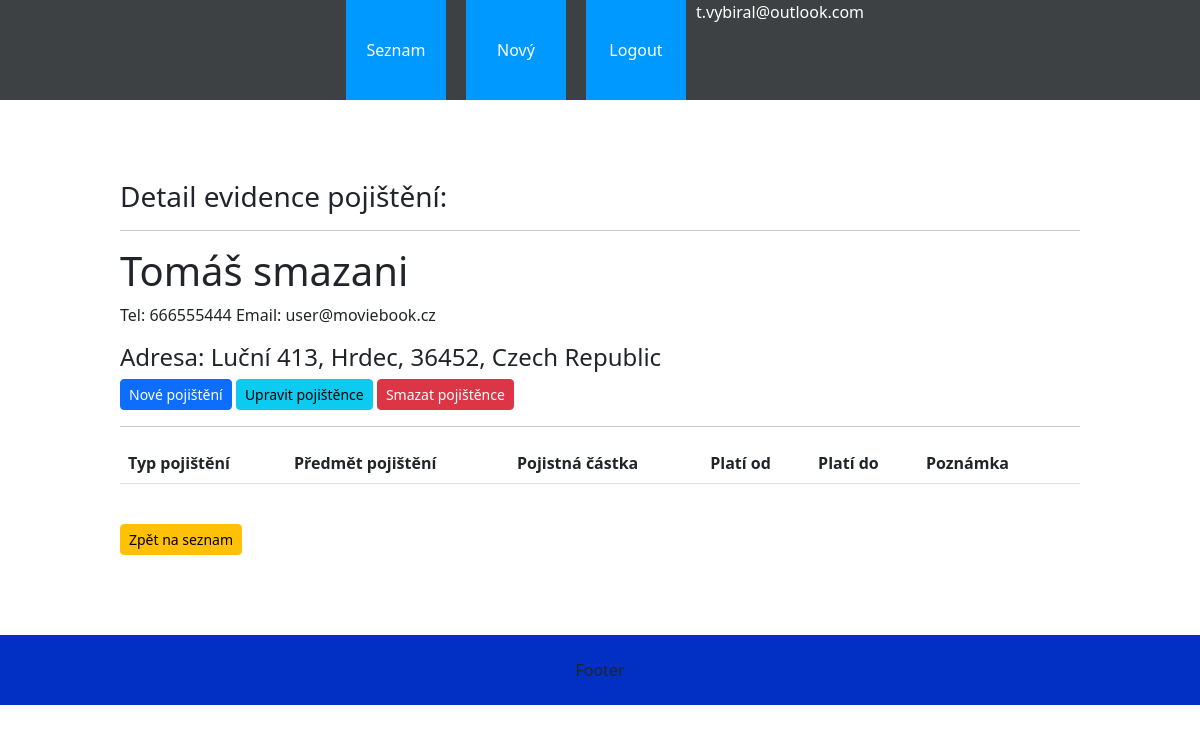
/pojistenci/pojistenec_detail/19/ (signed in), run on the app's committed database.
### pojistenci/models.py (models this page shows, shortened)
class Uzivatel(AbstractBaseUser):
    email = models.EmailField(max_length=300, unique=True)
    is_admin = models.BooleanField(default=False)
    class Meta:
        verbose_name = 'Uživatel'
        verbose_name_plural = 'Uživatelé'
    objects = UzivatelManager()
    USERNAME_FIELD = 'email'

class Pojistenec(models.Model):
    jmeno = models.CharField(max_length=200, verbose_name='Jméno')
    prijmeni = models.CharField(max_length=200, verbose_name='Příjmení')
    email = models.EmailField(max_length=200)
    telefon = models.CharField(max_length=15, verbose_name='Telefon')
    ulice_cp = models.CharField(
        max_length=200, verbose_name='Ulice a číslo popisné')
    mesto = models.CharField(max_length=100, verbose_name='Město')
    psc = models.CharField(max_length=9, verbose_name='PSČ')
    stat = models.ForeignKey(
        Stat, on_delete=models.SET_NULL, null=True, verbose_name='Stát')
    def __init__(self, *args, **kwargs):
        super(Pojistenec, self).__init__(*args, **kwargs)
    class Meta:
        verbose_name = 'Pojištěnec'
        verbose_name_plural = 'Pojištěnci'

class Stat(models.Model):
    stat = models.CharField(max_length=50)
    ordering = ['-stat']
    def __str__(self) -> str:
        return self.stat
    class Meta:
        verbose_name = 'Stát'
        verbose_name_plural = 'Státy'

### pojistenci/views.py (the view, shortened to what this page needs)
class AktualPojistenec(generic.DetailView):
    model = SeznamPojisteni
    template_name = 'pojistenci/pojistenec_detail.html'
    def get(self, request, pk):
        try:
            pojistenec = Pojistenec.objects.get(id=pk)
        except:
            return redirect('home')
        pojistky = SeznamPojisteni.objects.filter(pojistenec_id=pk)
        context = {'pojistenec':pojistenec,'pojistky':pojistky}
        return render(request, self.template_name, context)

### pojistenci/templates/pojistenci/pojistenec_detail.html (shortened to what this page needs)
{% extends 'base.html' %} {% block content %}
<h3>Detail evidence pojištění:</h3>
<hr />
<h1>{{pojistenec.jmeno}} {{pojistenec.prijmeni}}</h1>
<p>Tel: {{pojistenec.telefon}} Email: {{pojistenec.email}}</p>
<h4>
  Adresa: {{pojistenec.ulice_cp}}, {{pojistenec.mesto}}, {{pojistenec.psc}},
  {{pojistenec.stat}}
</h4>
<form method="POST">
  {% csrf_token %} {% if user.is_admin %}<a class="btn btn-primary btn-sm btn-block" href={% url 'create_pojisteni' pojistenec.id%}>Nové pojištění</a>
  <button class="btn btn-sm btn-info"  name="edit">
    Upravit pojištěnce
  </button>
  <button class="btn btn-sm btn-danger" name="delete">Smazat pojištěnce</button>{% endif %}
</form>
<hr />
<table class="table table-hover">
  <tr>
    <th>Typ pojištění</th>
    <th>Předmět pojištění</th>
    <th>Pojistná částka</th>
    <th>Platí od</th>
    <th>Platí do</th>
    <th>Poznámka</th>
    <th></th>
  </tr>
</table>
<br>
<a class="btn btn-sm btn-warning" href="{% url 'home' %}">Zpět na seznam</a>
{% endblock %}

### pojistenci/templates/base.html (shortened to what this page needs)
<!DOCTYPE html>
<html lang="cs">
<head>
    {% load static %}
    <link rel="stylesheet" href="{% static 'css/style.css' %}" type="text/css">
    <link rel="stylesheet" href="{% static 'css/bootstrap.min.css' %}" type = "text/css"/>
</head>
<body>
    <nav>
        <div class="flex_box">
            <div class="nav_item"><a href={% url "home" %}>Seznam pojištěnců</a></div>
            {% if user.is_admin %}<div class="nav_item"><a href={% url "novy_pojistenec" %}>Nový pojištěnec</a></div>{% endif %}
            {% if user.is_authenticated %}<div class="nav_item"><a href={% url "logout" %}>Logout</a></div>{% endif %}
            <div class="text-center">{{request.user.email}}</div>
        </div>
    </nav>
    <div class="content">
    {% block content %}
    {% endblock %}
    </div>
    <footer>
    </footer>
</body>
</html>

### pojistenci/static/css/style.css (style rules this page uses)
html, body { width: 100%; height: 100%; margin: 0; }
nav { width: 100%; height: 100px; background-color: #3e4144; color: white; }
.flex_box { width: 100%; height: 100px; display: flex; justify-content: center; }
.flex_box a { text-decoration: none; color: white; }
.nav_item { margin-left: 10px; margin-right: 10px; background-color: rgb(0, 153, 255); height: 100px; width: 100px; text-align: center; line-height: 100px; vertical-align: middle; color: white; }
.content { width: 80%; margin: auto; margin-top: 80px; margin-bottom: 80px; }
footer { position: flex; width: 100%; height: 50; background-color: rgb(3, 48, 196); text-align: center; line-height: 70px; vertical-align: middle; bottom: 0; }

### data on the page
Uzivatel: user.email "t.vybiral@outlook.com"
Pojistenec: jmeno "Tomáš", prijmeni "smazani", telefon "666555444", email "user@moviebook.cz", ulice_cp "Luční 413", mesto "Hrdec", psc "36452", stat "Czech Republic"
